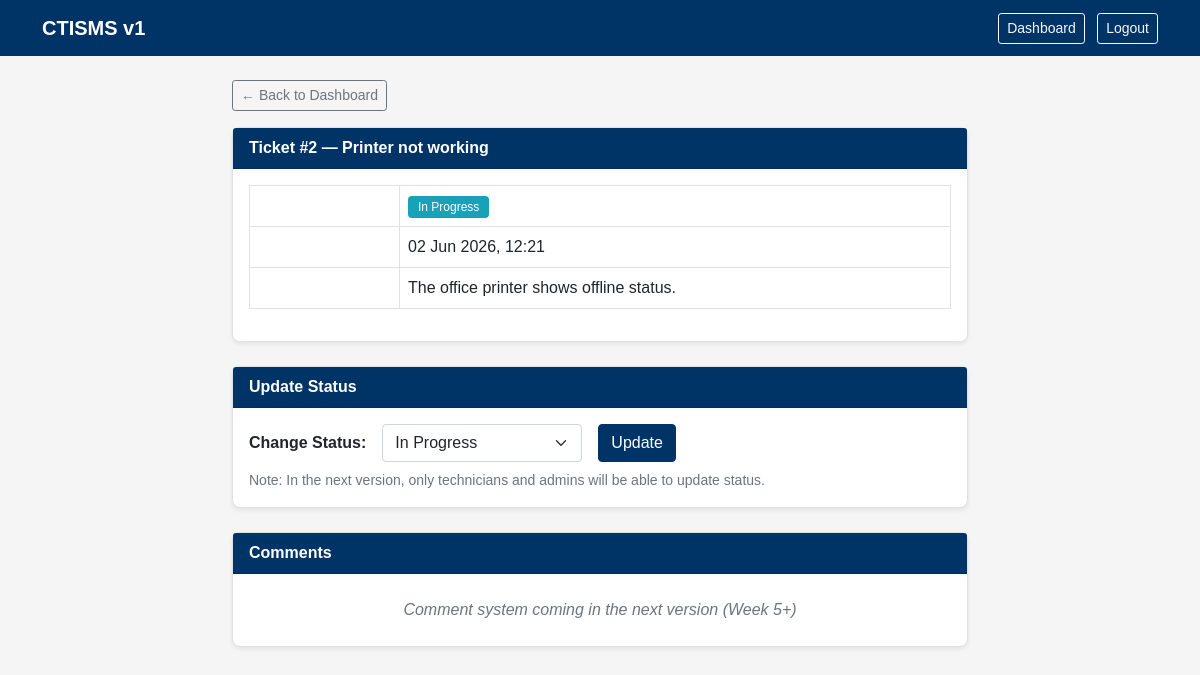
/view_ticket.php?id=2 (signed in), run on the app's committed database.
### tables this page shows
CREATE TABLE `tickets` (
  `id`          INT          NOT NULL AUTO_INCREMENT,
  `title`       VARCHAR(255) NOT NULL,
  `description` TEXT         NOT NULL,
  `status`      VARCHAR(30)  NOT NULL DEFAULT 'Pending',
  `user_id`     INT          NOT NULL,
  `created_at`  DATETIME     NOT NULL DEFAULT CURRENT_TIMESTAMP,
  PRIMARY KEY (`id`),
  KEY `user_id` (`user_id`)
);

### view_ticket.php (the view, shortened to what this page needs)
<?php
require_once 'config/db.php';
$id = (int)($_GET['id'] ?? 0);
$stmt = $pdo->prepare("SELECT * FROM tickets WHERE id = ?");
$stmt->execute([$id]);
$ticket = $stmt->fetch();
?>
<!DOCTYPE html>
<html lang="en">
<head>
    <link href="https://cdn.jsdelivr.net/npm/bootstrap@5.1.3/dist/css/bootstrap.min.css" rel="stylesheet">
    <link href="assets/css/style.css" rel="stylesheet">
</head>
<body>
<nav class="navbar navbar-expand-lg mb-4">
    <div class="container">
        <a class="navbar-brand fw-bold" href="dashboard.php">CTISMS v1</a>
        <div class="ms-auto">
            <a href="dashboard.php" class="btn btn-sm btn-outline-light me-2">Dashboard</a>
            <a href="logout.php" class="btn btn-sm btn-outline-light">Logout</a>
        </div>
    </div>
</nav>
<div class="container">
    <div class="row justify-content-center">
        <div class="col-md-8">
            <a href="dashboard.php" class="btn btn-sm btn-outline-secondary mb-3">
                ← Back to Dashboard
            </a>
            <div class="card mb-4">
                <div class="card-header">
                    Ticket #<?= $ticket['id'] ?> — <?= htmlspecialchars($ticket['title']) ?>
                </div>
                <div class="card-body">
                    <table class="table table-bordered">
                        <tr>
                            <th style="width:150px">Status</th>
                            <td>
                                <?php
                                if ($ticket['status'] == 'Pending')
                                    echo '<span class="badge-pending">' . $ticket['status'] . '</span>';
                                elseif ($ticket['status'] == 'In Progress')
                                    echo '<span class="badge-inprogress">' . $ticket['status'] . '</span>';
                                else
                                    echo '<span class="badge-resolved">' . $ticket['status'] . '</span>';
                                ?>
                            </td>
                        </tr>
                        <tr>
                            <th>Submitted</th>
                            <td><?= date('d M Y, H:i', strtotime($ticket['created_at'])) ?></td>
                        </tr>
                        <tr>
                            <th>Description</th>
                            <td><?= nl2br(htmlspecialchars($ticket['description'])) ?></td>
                        </tr>
                    </table>
                </div>
            </div>
            <?php if ($ticket['status'] !== 'Resolved'): ?>
            <div class="card">
                <div class="card-header">Update Status</div>
                <div class="card-body">
                    <form method="POST" class="d-flex align-items-center gap-3">
                        <label class="mb-0 fw-bold">Change Status:</label>
                        <select name="status" class="form-select" style="width:200px">
                            <option <?= $ticket['status']=='In Progress' ? 'selected' : '' ?>>In Progress</option>
                        </select>
                        <button type="submit" name="update_status" class="btn btn-primary">
                            Update
                        </button>
                    </form>
                    <small class="text-muted mt-2 d-block">
                        Note: In the next version, only technicians and admins will be able to update status.
                    </small>
                </div>
            </div>
            <?php else: ?>
            <div class="alert alert-success">
                This ticket has been resolved. <a href="dashboard.php">Go back</a>
            </div>
            <?php endif; ?>
            <div class="card mt-4">
                <div class="card-header">Comments</div>
                <div class="card-body text-muted text-center py-4">
                    <em>Comment system coming in the next version (Week 5+)</em>
                </div>
            </div>
        </div>
    </div>
</div>
</body>
</html>

### assets/css/style.css (style rules this page uses)
body { background-color: #f5f5f5; font-family: Arial, sans-serif; }
.navbar { background-color: #003366; }
.navbar-brand, .nav-link { color: #ffffff !important; }
.card { border-radius: 8px; border: 1px solid #dee2e6; box-shadow: 0 2px 5px rgba(0,0,0,0.08); }
.card-header { background-color: #003366; color: white; font-weight: bold; }
.badge-inprogress { background-color: #17a2b8; color: #fff; padding: 4px 10px; border-radius: 4px; font-size: 12px; }
.btn-primary { background-color: #003366; border-color: #003366; }
table th { background-color: #003366; color: white; }

### data on the page
tickets: id "2", title "Printer not working", status "In Progress", created_at "02 Jun 2026, 12:21", description "The office printer shows offline status."
